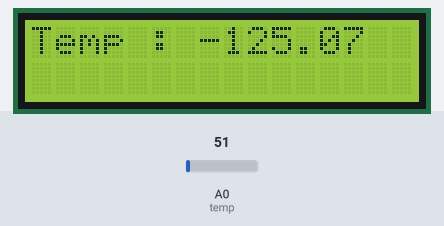
Simulated run of this sketch. Board: Arduino Uno, built with avr-gcc and run on an emulated ATmega328P. Shown: 16×2 character LCD. The test bench sets the inputs (shaded band); at power-on: A0 (temp) = 51.

Above: at 1.2 s.
1.3 s: A0 (temp) set to 92
At 1.7 s:
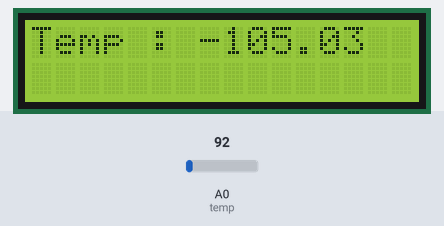
2.8 s: A0 (temp) set to 111
At 3.8 s:
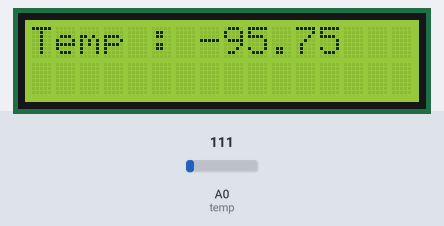
4.3 s: A0 (temp) set to 86
At 4.6 s:
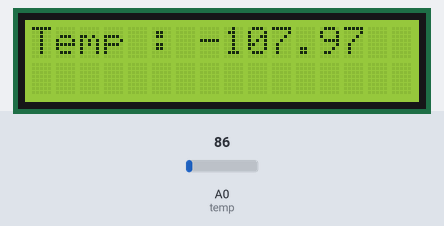
Timing chart, 0 to 7.3 s (numbered marks = the images above; inputs shaded):
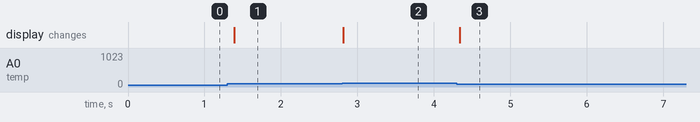

The sketch:

emb_project_2.ino
```cpp
#include <LiquidCrystal.h>

// initialize the library by associating any needed LCD interface pin
// with the arduino pin number it is connected to
const int rs = 7, en = 6, d4 = 5, d5 = 4, d6 = 3, d7 = 2;
LiquidCrystal lcd(rs, en, d4, d5, d6, d7);
const int temp= A0;
void setup() {
  // set up the LCD's number of columns and rows:
  lcd.begin(16, 2);
  pinMode(temp, INPUT);
  pinMode(A1, INPUT);
  // Print a message to the LCD.
  lcd.println("Temp : ");
}

void loop() {
  int sensorValues = analogRead(temp);
  float val = sensorValues *(5.0/1023.0);
  float tc= (val-1.5)*100;
  lcd.setCursor(7, 0);
  lcd.println(tc);
  delay(100);
}
```

Measured:
- the behaviour switches between 102 and 103 on A0 (temp) (found by bisection; images 1 and 2)
- after the input at 1.3 s, the display: changes after 0.09 s (image 1)
- after the input at 2.8 s, the display: changes at once (image 2)
- after the input at 4.3 s, the display: changes at once (image 3)
